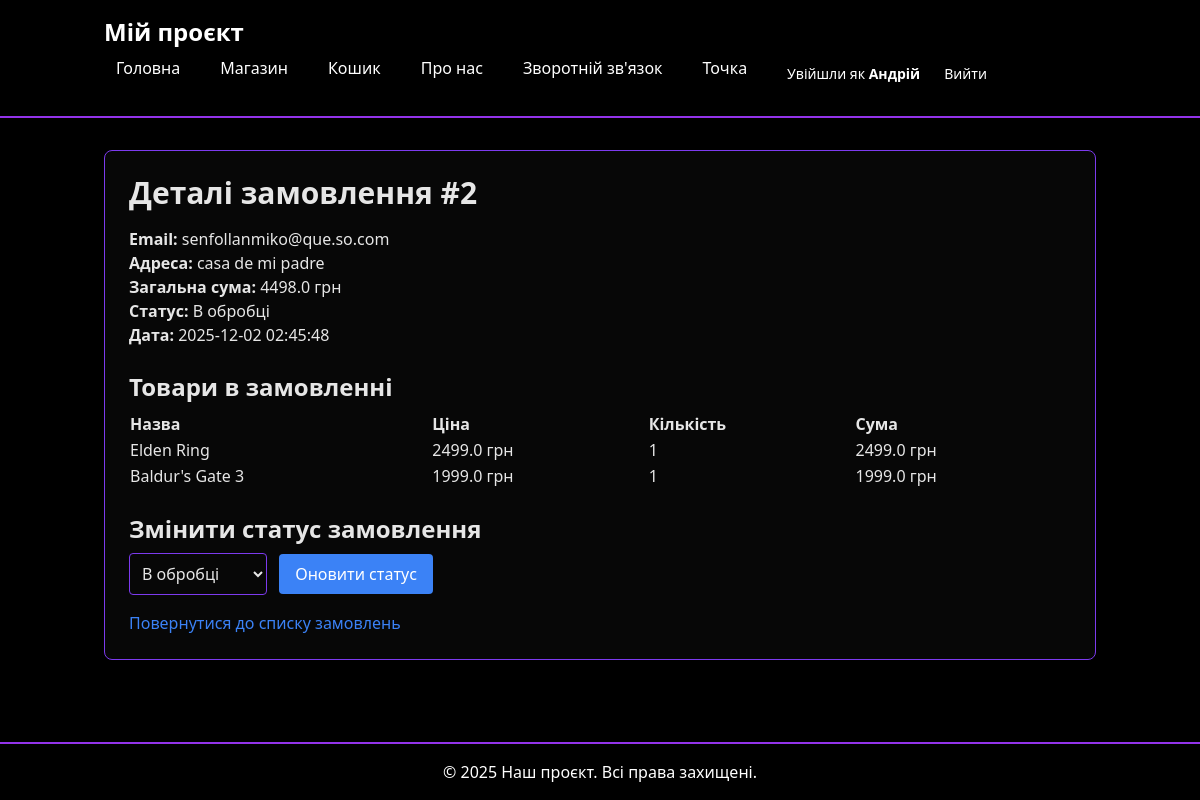
The page /admin/order/2 (signed in) on the database its author committed.
### tables this page shows
CREATE TABLE orders (id INTEGER PRIMARY KEY AUTOINCREMENT, email TEXT, address TEXT, total_price REAL, status TEXT, date TEXT);

CREATE TABLE order_items (id INTEGER PRIMARY KEY AUTOINCREMENT, order_id INTEGER, product_id INTEGER, quantity INTEGER, FOREIGN KEY (order_id) REFERENCES orders (id), FOREIGN KEY (product_id) REFERENCES products (id));

CREATE TABLE products (id INTEGER PRIMARY KEY AUTOINCREMENT, name TEXT, price REAL, image TEXT);

### routes/admin.py (the view)
@admin_bp.route('/admin/order/<int:order_id>')
def order_details(order_id):
    order, items = get_order_details(order_id)
    return render_template('order_details.html', order=order, items=items)

### models.py (called while the page is built)
def get_db_connection() -> sqlite3.Connection:
    db_path = os.path.join(os.path.dirname(__file__), 'db.sqlite')
    conn = sqlite3.connect(db_path)
    conn.row_factory = sqlite3.Row
    return conn

def get_order_details(order_id: int) -> Tuple[Optional[Any], List[Any]]:
    conn = get_db_connection()
    order = conn.execute('SELECT * FROM orders WHERE id = ?', (order_id,)).fetchone()
    items = conn.execute('SELECT oi.quantity, p.name, p.price FROM order_items oi JOIN products p ON oi.product_id = p.id WHERE oi.order_id = ?', (order_id,)).fetchall()
    conn.close()
    return order, items

### templates/order_details.html (shortened to what this page needs)
{% extends "base.html" %}
{% block content %}
<h1 class="text-3xl font-bold mb-4">Деталі замовлення #{{ order['id'] }}</h1>
<p><strong>Email:</strong> {{ order['email'] }}</p>
<p><strong>Адреса:</strong> {{ order['address'] }}</p>
<p><strong>Загальна сума:</strong> {{ order['total_price'] }} грн</p>
<p><strong>Статус:</strong> {{ order['status'] }}</p>
<p><strong>Дата:</strong> {{ order['date'] }}</p>
<h2 class="text-2xl font-bold mt-6 mb-2">Товари в замовленні</h2>
<table class="w-full mb-6">
    <thead>
        <tr>
            <th class="text-left">Назва</th>
            <th class="text-left">Ціна</th>
            <th class="text-left">Кількість</th>
            <th class="text-left">Сума</th>
        </tr>
    </thead>
    <tbody>
        {% for item in items %}
        <tr>
            <td>{{ item['name'] }}</td>
            <td>{{ item['price'] }} грн</td>
            <td>{{ item['quantity'] }}</td>
            <td>{{ item['price'] * item['quantity'] }} грн</td>
        </tr>
        {% endfor %}
    </tbody>
</table>
<h2 class="text-2xl font-bold mb-2">Змінити статус замовлення</h2>
<form action="{{ url_for('admin.update_order', order_id=order['id']) }}" method="post" class="mb-4">
    <select name="status" class="p-2 border rounded mr-2">
        <option value="В обробці" {% if order['status'] == 'В обробці' %}selected{% endif %}>В обробці</option>
    </select>
    <button type="submit" class="bg-blue-500 text-white px-4 py-2 rounded hover:bg-blue-600">Оновити статус</button>
</form>
<a href="{{ url_for('admin.admin') }}" class="text-blue-500 hover:underline">Повернутися до списку замовлень</a>
{% endblock %}

### templates/base.html (style rules this page uses)
body { background-color: #000000; color: #e6e6e6; }
.border { border-color: #7c3aed !important; }
input, textarea, select { border-color: #7c3aed; background-color: #070707; color: #e6e6e6; }

### rows shown on the page
orders: id "2", email "senfollanmiko@que.so.com", address "casa de mi padre", total_price "4498.0", status "В обробці", date "2025-12-02 02:45:48"
order_items: name "Elden Ring", price "2499.0", quantity "1", item['price']*item['quantity'] "2499.0"
order_items: name "Baldur's Gate 3", price "1999.0", quantity "1", item['price']*item['quantity'] "1999.0"

### other values the page prints
{{ session.get('username') }} "Андрій"
